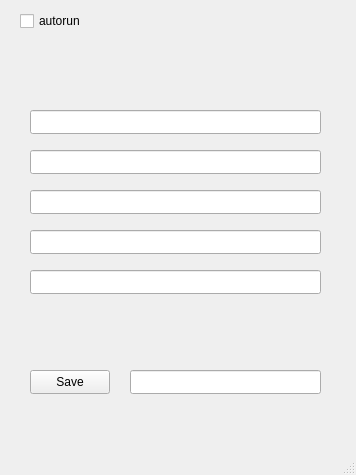
<?xml version="1.0" encoding="UTF-8"?>
<ui version="4.0">
 <class>MainWindow</class>
 <widget class="QMainWindow" name="MainWindow">
  <property name="geometry">
   <rect>
    <x>0</x>
    <y>0</y>
    <width>356</width>
    <height>475</height>
   </rect>
  </property>
  <property name="windowTitle">
   <string>MainWindow</string>
  </property>
  <widget class="QWidget" name="centralwidget">
   <widget class="QLineEdit" name="lineUrl">
    <property name="geometry">
     <rect>
      <x>30</x>
      <y>110</y>
      <width>291</width>
      <height>24</height>
     </rect>
    </property>
   </widget>
   <widget class="QLineEdit" name="linePort">
    <property name="geometry">
     <rect>
      <x>30</x>
      <y>150</y>
      <width>291</width>
      <height>24</height>
     </rect>
    </property>
   </widget>
   <widget class="QLineEdit" name="lineNameDB">
    <property name="geometry">
     <rect>
      <x>30</x>
      <y>190</y>
      <width>291</width>
      <height>24</height>
     </rect>
    </property>
   </widget>
   <widget class="QLineEdit" name="lineUserName">
    <property name="geometry">
     <rect>
      <x>30</x>
      <y>230</y>
      <width>291</width>
      <height>24</height>
     </rect>
    </property>
   </widget>
   <widget class="QLineEdit" name="linePasswd">
    <property name="geometry">
     <rect>
      <x>30</x>
      <y>270</y>
      <width>291</width>
      <height>24</height>
     </rect>
    </property>
   </widget>
   <widget class="QPushButton" name="buttonSave">
    <property name="geometry">
     <rect>
      <x>30</x>
      <y>370</y>
      <width>80</width>
      <height>24</height>
     </rect>
    </property>
    <property name="text">
     <string>Save</string>
    </property>
   </widget>
   <widget class="QCheckBox" name="checkBoxAutorun">
    <property name="geometry">
     <rect>
      <x>20</x>
      <y>10</y>
      <width>78</width>
      <height>22</height>
     </rect>
    </property>
    <property name="text">
     <string>autorun</string>
    </property>
   </widget>
   <widget class="QLineEdit" name="lineRezultConnect">
    <property name="geometry">
     <rect>
      <x>130</x>
      <y>370</y>
      <width>191</width>
      <height>24</height>
     </rect>
    </property>
   </widget>
  </widget>
  <widget class="QMenuBar" name="menubar">
   <property name="geometry">
    <rect>
     <x>0</x>
     <y>0</y>
     <width>356</width>
     <height>21</height>
    </rect>
   </property>
  </widget>
  <widget class="QStatusBar" name="statusbar"/>
 </widget>
 <resources/>
 <connections/>
</ui>
